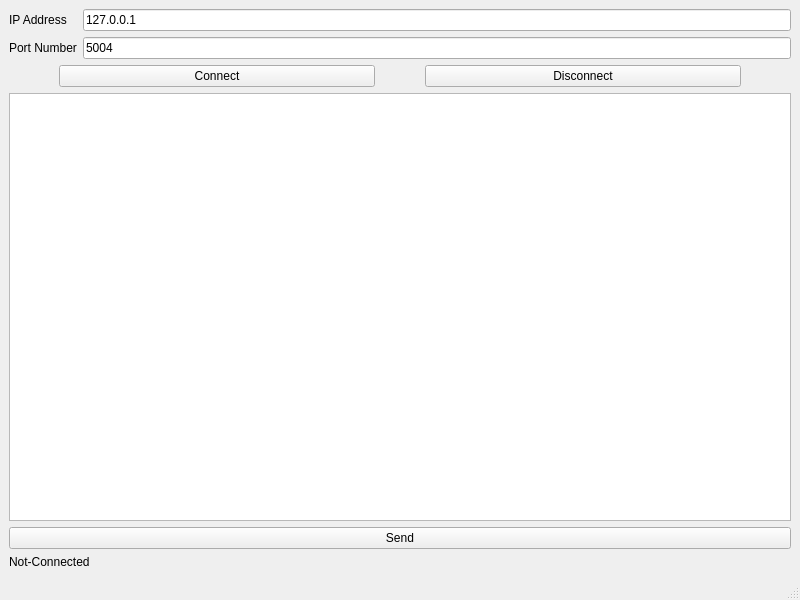
<?xml version="1.0" encoding="UTF-8"?>
<ui version="4.0">
 <class>MainWindow</class>
 <widget class="QMainWindow" name="MainWindow">
  <property name="geometry">
   <rect>
    <x>0</x>
    <y>0</y>
    <width>800</width>
    <height>600</height>
   </rect>
  </property>
  <property name="sizePolicy">
   <sizepolicy hsizetype="Fixed" vsizetype="Fixed">
    <horstretch>0</horstretch>
    <verstretch>0</verstretch>
   </sizepolicy>
  </property>
  <property name="windowTitle">
   <string>MainWindow</string>
  </property>
  <widget class="QWidget" name="centralwidget">
   <layout class="QVBoxLayout" name="verticalLayout">
    <item>
     <layout class="QFormLayout" name="formLayout">
      <item row="0" column="0">
       <widget class="QLabel" name="label">
        <property name="text">
         <string>IP Address</string>
        </property>
       </widget>
      </item>
      <item row="0" column="1">
       <widget class="QLineEdit" name="ipaddress">
        <property name="text">
         <string>127.0.0.1</string>
        </property>
       </widget>
      </item>
      <item row="1" column="0">
       <widget class="QLabel" name="label_2">
        <property name="text">
         <string>Port Number</string>
        </property>
       </widget>
      </item>
      <item row="1" column="1">
       <widget class="QLineEdit" name="portsender">
        <property name="text">
         <string>5004</string>
        </property>
       </widget>
      </item>
     </layout>
    </item>
    <item>
     <layout class="QHBoxLayout" name="horizontalLayout">
      <property name="spacing">
       <number>50</number>
      </property>
      <property name="leftMargin">
       <number>50</number>
      </property>
      <property name="rightMargin">
       <number>50</number>
      </property>
      <item>
       <widget class="QPushButton" name="connectSender">
        <property name="sizePolicy">
         <sizepolicy hsizetype="Preferred" vsizetype="Preferred">
          <horstretch>0</horstretch>
          <verstretch>0</verstretch>
         </sizepolicy>
        </property>
        <property name="styleSheet">
         <string notr="true"/>
        </property>
        <property name="text">
         <string>Connect</string>
        </property>
        <property name="iconSize">
         <size>
          <width>25</width>
          <height>25</height>
         </size>
        </property>
       </widget>
      </item>
      <item>
       <widget class="QPushButton" name="disconnectsender">
        <property name="text">
         <string>Disconnect</string>
        </property>
       </widget>
      </item>
     </layout>
    </item>
    <item>
     <widget class="QPlainTextEdit" name="datasend"/>
    </item>
    <item>
     <widget class="QPushButton" name="send">
      <property name="text">
       <string>Send</string>
      </property>
     </widget>
    </item>
    <item>
     <widget class="QLabel" name="Connectionstatus">
      <property name="sizePolicy">
       <sizepolicy hsizetype="Fixed" vsizetype="Fixed">
        <horstretch>0</horstretch>
        <verstretch>0</verstretch>
       </sizepolicy>
      </property>
      <property name="text">
       <string>Not-Connected</string>
      </property>
     </widget>
    </item>
   </layout>
  </widget>
  <widget class="QMenuBar" name="menubar">
   <property name="geometry">
    <rect>
     <x>0</x>
     <y>0</y>
     <width>800</width>
     <height>26</height>
    </rect>
   </property>
  </widget>
  <widget class="QStatusBar" name="statusbar"/>
 </widget>
 <resources/>
 <connections/>
</ui>
